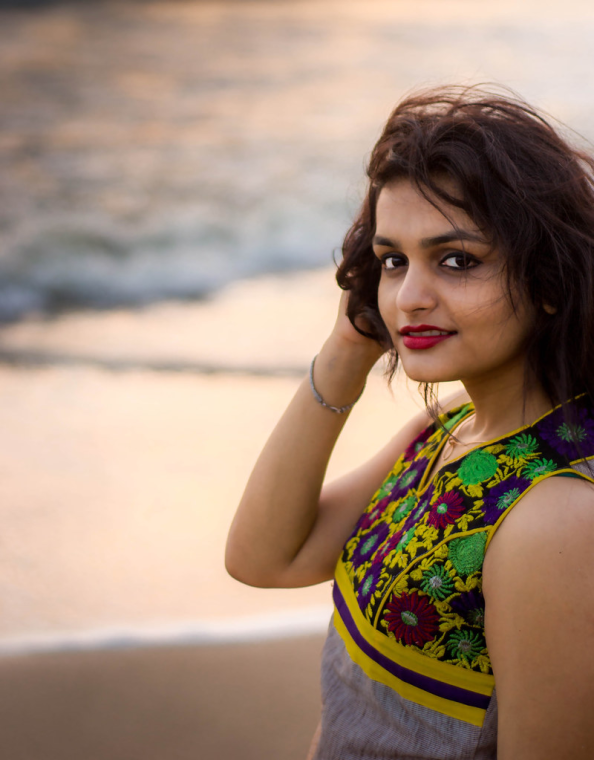
#> input picture Вариант_1/PA1_Python_CV_ITMO/images/lena_color.png, 594 x 760 px
$ jupyter execute pa1.ipynb
#> lines starting #> are read from the running program, lines starting #| are printed output that depends on the picture; after the words box and inside, x2 and y2 are one past the last pixel; in counts of white or black regions, pixels touching at a corner belong together
### Вариант_1/PA1_Python_CV_ITMO/pa_utils.py
import cv2 as cv
import numpy as np
import matplotlib.pyplot as plt
import sys
from io import StringIO
from IPython import get_ipython


## Draw several images on a sigle plot side-by-side
## @param[in] Is tuples of image names and images to draw
## @param[in] ncols Number of culumns to use (0 to display them separately)
## @param[in] hide_axes If hide axes for a better view
def ShowImages(Is, ncols = 0, hide_axes = True, vmin = None, vmax = None):
  if len(Is) == 0:
    return

  # Show images one-by-one
  if len(Is) == 1 or ncols == 0:
    for I in Is:
      if I == None:
        continue

      if I[1].ndim == 2:
        axes = plt.imshow(I[1], cmap='gray', vmin = vmin, vmax = vmax)
      else:
        axes = plt.imshow(cv.cvtColor(I[1], cv.COLOR_BGR2RGB), vmin = vmin, vmax = vmax)
      plt.title(I[0])

      # If we don't need axes display, then let's hide it
      if hide_axes:
        axes.axes.get_xaxis().set_visible(False)
        axes.axes.get_yaxis().set_visible(False)

      # And now show image
      plt.show()
    return

  # Show images side-by-side
  fig, axes = plt.subplots(nrows = (len(Is) + ncols - 1) // ncols, ncols = ncols)
  axes = axes.flatten()
  for i in range(len(Is)):
    if Is[i] != None:
      if Is[i][1].ndim == 2:
        axes[i].imshow(Is[i][1], cmap='gray', vmin = vmin, vmax = vmax)
      else:
        axes[i].imshow(cv.cvtColor(Is[i][1], cv.COLOR_BGR2RGB), vmin = vmin, vmax = vmax)
      axes[i].set_title(Is[i][0])

    # If we don't need axes display, then let's hide it
    if hide_axes:
      axes[i].axes.get_xaxis().set_visible(False)
      axes[i].axes.get_yaxis().set_visible(False)

  for i in range(len(Is), ncols * ((len(Is) + ncols - 1) // ncols)):
    axes[i].set_visible(False)

  # And now show image
  plt.show()

## Remove small objects from binary image
## @param[in] I Image
## @param[in] dim A minium size of an area to keep
## @param[int] connectivity Pixel connectivity
## @return An image with components less then dim in size removed
# [45 lines left out: functions bwareaopen, imfillholes, not called in this run]
  # End of imfillholes()

## Exception class to exit Juputer cell without stopping the kernel
## Exception temporarily redirects stderr to buffer.
class IPythonExitException(SystemExit):
  ## Class constructor
  ## It redirects stderr to buffer to make exit clean
  def __init__(self):
    print("Stopping.")
    sys.stderr = StringIO()

  ## Class destructor
  ## It redirects stderr back to output
  def __del__(self):
    sys.stderr.close()
    sys.stderr = sys.__stderr__

## A custom exit function to exit cell execution without exiting kernel
def ipython_exit_cell():
  raise IPythonExitException

# Check if execution is running with IPython then redefine exit with stopping a cell only
if get_ipython():
  exit = ipython_exit_cell
else:
  exit = exit

### Вариант_1/PA1_Python_CV_ITMO/pa1.ipynb
# **Authors**

***Please complete the following fields with your group (stream) number and you name with ISU ID number.***

> **[GROUP (STREAM) ID] Computer Vision**
>
> Name, ISU id

The task and guidelines were prepared by Andrei Zhdanov and Sergei Shavetov, ITMO University, 2025.

# **Practical Assignment No 1. Image Segmentation**

***Study of the basic methods for image segmentation into semantic areas.***

To implement the current practical assignment task we would need OpenCV and NumPy libraries along with image display functions we wrote during the Image Processing class. We import OpenCV's `cv2` library as `cv` for easier use.

[cell 1]
# Import OpenCV library both as cv and cv2
import cv2
import cv2 as cv
# Import NumPy library as np
import numpy as np
# Import sys for floats epsilon value
import sys
# Import scikit-image for an entropy filter
import skimage.filters.rank
import skimage.morphology
# Import functions from our utility library
from pa_utils import ShowImages, exit
import warnings
warnings.filterwarnings("ignore")

# **Introduction**

In the current practical assignment we will learn some basic segmentation methods. These will be various image intensity thresholding methods and color segmentation methods.

# **Task 1. Binarization**

***Take an arbitrary image. Perform the image binarization using the considered methods. Depending on the image, use upper or lower threshold binarization.***

The simplest way to segment an image into two classes (background and object pixels) is by *binarization*. In this case we will convert our image to black-and-white color model by applying threshold to a image pixel intensity values. There are several common approached how it can be done, so let's check them out.

The general image binarization algorithm would be as follows:

1. Load an image.
2. Convert it to grayscale.
3. Threshold the grayscale image.

## **1.1 Simple Thresholding**

We will try the thresholding algorithms on an arbitrary color portrait image. Let's read it in BGR and then convert to a GRAYSCALE mode.

[cell 2]
# Read an image from a file in BGR
fn = "images/lena_color.png"
I1 = cv.imread(fn, cv.IMREAD_COLOR)
#> I1 is the input picture: shape (760, 594, 3); mean B, G, R 120.8, 138.9, 162.8
if not isinstance(I1, np.ndarray) or I1.data == None:
  print("Error reading file \"{}\"".format(fn))
  exit()

# Convert loaded BGR image to grayscale
I1gray = cv.cvtColor(I1, cv.COLOR_BGR2GRAY)
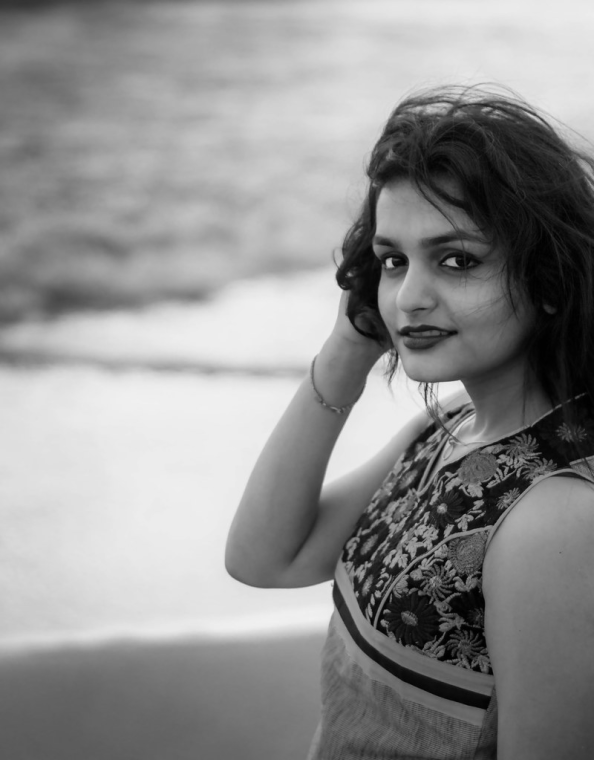
#> I1gray: shape (760, 594); min 0, max 241, mean 144
# Display it
ShowImages([("Source image", I1),
            ("Grayscale", I1gray)], 2)
#> (the call stopped at in ShowImages, `fig, axes = plt.subplots(nrows = (len(Is) + ncols - 1) // ncols, ncols..`: IPython is not available in this run)

### 1.1.1 Single thresholding

The first and the most simple binarization method is the single thresholding method which is described with the following formula:

$$
I_{st}(x,y) =
\begin{cases}
	0 & \textit{if } I(x,y) \leqslant t,  \\
	1 & \textit{if } I(x,y)> t,
\end{cases}
$$

where
- $I$ is the source image;
- $I_{st}$ is the single threshold binarized image;
- $t$ is the binarization threshold.

In OpenCV, the  thresholding operation is executed with `cv2.threshold(image, t, maxval, method)` function. It takes an `image` to process, the threshold parameter `t`, the value to set for thresholded image pixels `maxval`, and the thresholding `method` as its parameters. It returns a tuple with the threshold used during thresholding and the thresholded image.

The following single thresholding methods are supported in OpenCV:
- `cv2.THRESH_BINARY` - set everything greater than $t$ value to the $maxval$ and everything else to $0$:
$$
I_{binary}(x,y) =
\begin{cases}
  0 & \textit{if } I(x,y) \leqslant t,  \\
  maxval &  \textit{if } I(x,y)> t,
\end{cases}
$$
- `cv2.THRESH_BINARY_INV` - set everything greater than $t$ value to the $0$ and everything else to $maxval$:
$$
I_{binary\_inv}(x,y) =
\begin{cases}
  maxval & \textit{if } I(x,y) \leqslant t,  \\
  0 &  \textit{if } I(x,y)> t,
\end{cases}
$$
- `cv2.THRESH_TRUNC` - truncate everything greater than $t$ to $maxval$ while keeping other intact:
$$
I_{trunc}(x,y) =
\begin{cases}
  I(x,y) & \textit{if } I(x,y) \leqslant t,  \\
  maxval &  \textit{if } I(x,y)> t,
\end{cases}
$$
- `cv2.THRESH_TOZERO` - threshold everything less or equal than $t$ to $0$ while keeping other intact:
$$
I_{tozero}(x,y) =
\begin{cases}
  0 & \textit{if } I(x,y) \leqslant t,  \\
  I(x,y) &  \textit{if } I(x,y)> t,
\end{cases}
$$
- `cv2.THRESH_TOZERO_INV` - threshold everything grater then $t$ to $0$ while keeping other intact:
$$
I_{tozero}(x,y) =
\begin{cases}
  I(x,y) & \textit{if } I(x,y) \leqslant t,  \\
  0 &  \textit{if } I(x,y)> t,
\end{cases}
$$

Simple threshold binarization according to the formula above is executed by using the `cv2.THRESH_BINARY`  method.

Let's try executing the single thresholding with a threshold value of $127$ to segment every pixel above the threshold to $1$ and every pixel below the threshold to $0$.

[cell 3]
# Single thresholding
t = 127
ret, I1st = cv.threshold(I1gray, t, 1, cv.THRESH_BINARY)
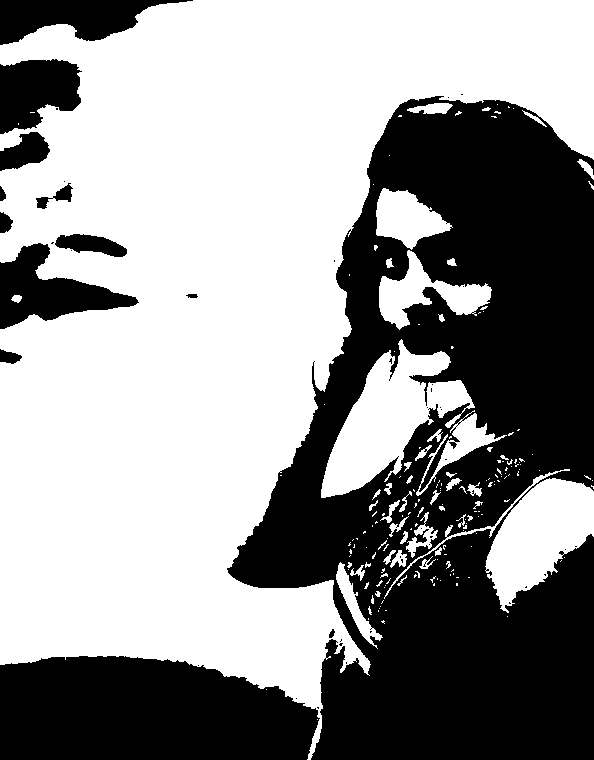
#> I1st: shape (760, 594); values 0 (black) and 1 (white), 58% white; 45 black regions (32 under 20 px), largest, box (x1, y1, x2, y2) and area: (227, 96, 594, 760) 143121, (0, 656, 320, 760) 28617, (0, 243, 139, 329) 5371
#> ret = 127
ShowImages([("Single thresholding", I1st)])
#> (the call stopped at in ShowImages, `axes = plt.imshow(I[1], cmap='gray', vmin = vmin, vmax = vmax)`: IPython is not available in this run)

By varying the thresholding parameter `t` we can shift the binarization boundary.

### 1.1.2 Double Thresholding

In some cases, the single thresholding is not enough, for example, if we need to select a region. In this case, the double (range) thresholding is used. The double thresholding method is described with the following formula:

$$
	I_{dt}(x,y) =
	\begin{cases}
		0, I(x,y) \leqslant t_1,  \\
		1, t_1 < I(x,y) \leqslant t_2,  \\
		0, I(x,y) > t_2,
	\end{cases}
$$

where
- $I$ is the source image;
- $I_{dt}$ is the double threshold binarized image;
- $t_1$ is the lower binarization threshold;
- $t_2$ is the upper binarization threshold.

OpenCV does not provide a special function for double thresholding, however, it can be done by the subsequent call of two threshold functions with different methods:
1. At first, should set all values above $t_2$ to zeros while keeping other intact (`THRESH_TOZERO_INV` method);
2. Secondly, should set all values below $t_1$ to zeros (`THRESH_BINARY` method).

Let's try executing the double thresholding with $(127, 200)$ range to segment every pixel within this range to $1$ and every pixel outside of this range to $0$.

[cell 4]
# Double thresholding
t1 = 127
t2 = 200
ret, I1dt = cv.threshold(I1gray, t2, 1, cv.THRESH_TOZERO_INV)
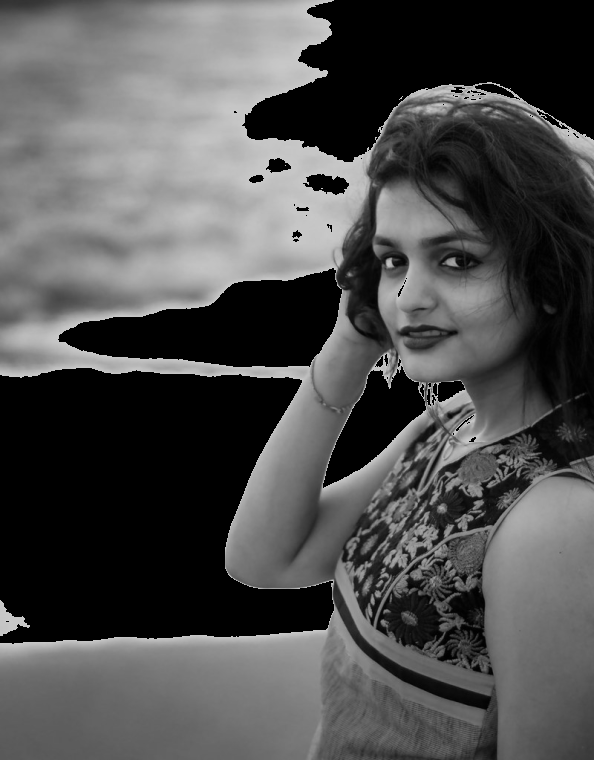
#> I1dt: shape (760, 594); min 0, max 200, mean 79.7
#> ret = 200
ret, I1dt = cv.threshold(I1dt, t1, 1, cv.THRESH_BINARY)
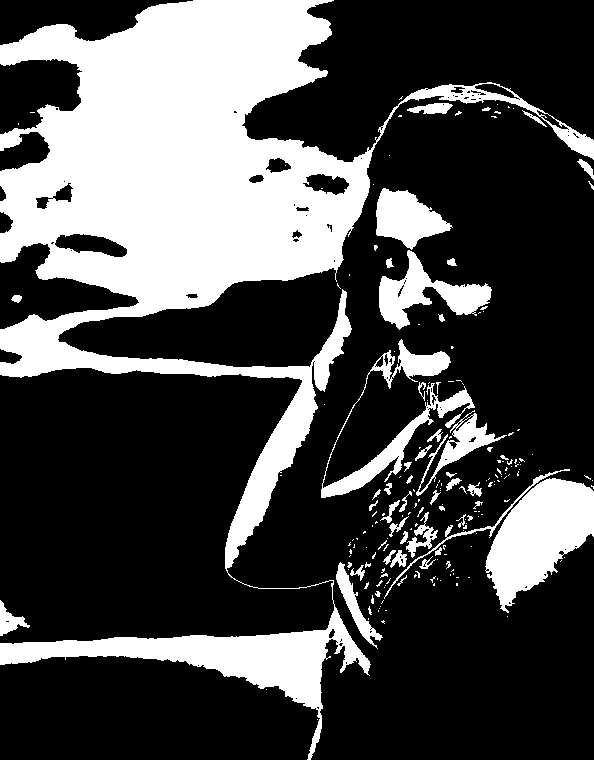
#> I1dt: shape (760, 594); values 0 (black) and 1 (white), 29.4% white; 195 white regions (146 under 20 px), largest, box (x1, y1, x2, y2) and area: (0, 0, 594, 760) 106589, (485, 478, 594, 613) 8287, (321, 339, 475, 498) 4269
#> ret = 127
ShowImages([("Double thresholding", I1dt)])
#> (the call stopped at in ShowImages, `axes = plt.imshow(I[1], cmap='gray', vmin = vmin, vmax = vmax)`: IPython is not available in this run)

By varying the thresholding parameters `t1` and `t2` we can shift the binarization range borders.

### **1.1.3 Self-work**

> ***Self-work***
>
> Take some arbitrary image and threshold it with **single and double** thresholding methods. Display the results.

[cell 5]
fn = "images/people.jpg"
Iown = cv.imread(fn, cv.IMREAD_COLOR)
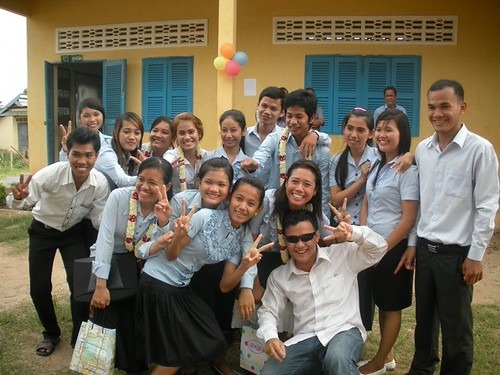
#> input picture Вариант_1/PA1_Python_CV_ITMO/images/people.jpg, 500 x 375 px
#> Iown is the input picture: shape (375, 500, 3); mean B, G, R 88.7, 106.3, 115
if not isinstance(Iown, np.ndarray) or Iown.data == None:
  print(f"Error reading file \"{fn}\"")
  exit()

Iowngray = cv.cvtColor(Iown, cv.COLOR_BGR2GRAY)
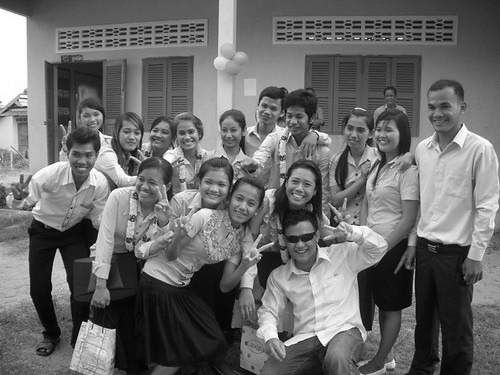
#> Iowngray: shape (375, 500); min 0, max 255, mean 106.9

ts = 110
ret, Isingle = cv.threshold(Iowngray, ts, 1, cv.THRESH_BINARY)
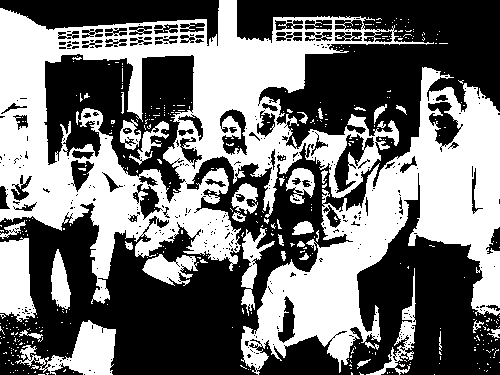
#> Isingle: shape (375, 500); values 0 (black) and 1 (white), 45% white; 426 white regions (389 under 20 px), largest, box (x1, y1, x2, y2) and area: (0, 0, 434, 304) 43981, (241, 67, 500, 375) 27569, (15, 320, 116, 375) 2431
#> ret = 110

tl = 90
th = 175
ret, Idouble = cv.threshold(Iowngray, th, 1, cv.THRESH_TOZERO_INV)
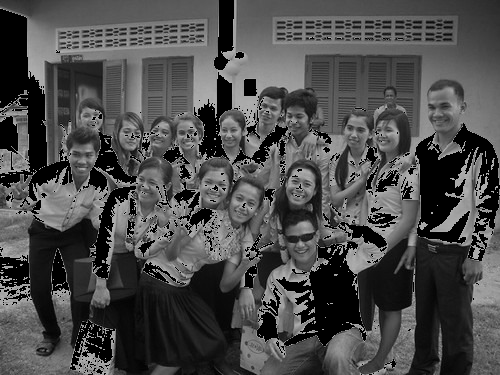
#> Idouble: shape (375, 500); min 0, max 175, mean 75.2
#> ret = 175
ret, Idouble = cv.threshold(Idouble, tl, 1, cv.THRESH_BINARY)
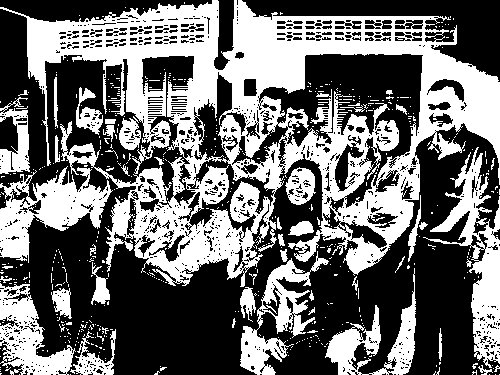
#> Idouble: shape (375, 500); values 0 (black) and 1 (white), 42.6% white; 554 white regions (509 under 20 px), largest, box (x1, y1, x2, y2) and area: (0, 0, 500, 287) 52519, (423, 147, 500, 368) 5015, (0, 166, 113, 263) 4708
#> ret = 90

ShowImages([("Grayscale", Iowngray),
            (f"Single thresholding (t={ts})", Isingle),
            (f"Double thresholding ({tl}, {th})", Idouble)], 3)
#> (the call stopped at in ShowImages, `fig, axes = plt.subplots(nrows = (len(Is) + ncols - 1) // ncols, ncols..`: IPython is not available in this run)

## **1.2 Automatic Thresholding**

Binarization thresholds $t$, $t_1$, and $t_2$ can either be set manually or calculated using special algorithms. In the case of automatic threshold calculation, the following algorithms can be used.

### 1.2.1 Mean value

1. Find the maximum $I_{max}$ and minimum $I_{min}$ intensity values of the original grayscale image and find their arithmetic mean. The arithmetic mean will be the global binarization threshold $t$:

$$
  t = \dfrac{I_{max}-I_{min}}{2}.
$$

### 1.2.2 Intensity gradient weighting

Find the optimal threshold $t$ based on the modulus of each pixel intensity gradient. For this, at first, it is required to calculate the modulus of the gradient at each image point $(x,y)$:

$$
	G(x,y) = \max \left\{|I(x+1, y)-I(x-1, y)|, \\|I(x,y+1)-I(x,y-1)| \right\},
$$

then calculate the optimal threshold value $t$:

$$
	t=\dfrac{\sum_{x=0}^{X-1} \sum_{y=0}^{Y-1} I(x,y)G(x,y)}{\sum_{x=0}^{X-1} \sum_{y=0}^{Y-1} G(x,y)}.
$$

### 1.2.3 Otsu method

The optimal threshold $t$ can be calculated by the statistical Otsu method [1] which splits all pixels into two classes $1$ and $2$. This method minimizes the variance within each class $\sigma_1^2(t)$ and $\sigma_2^2(t)$ and maximizes the variance between classes.

The algorithm for calculating the threshold by the Otsu method consists of the following steps:

1. Compute an image histogram of intensities, and probabilities $p_i=\dfrac{n_i}{N}$ for each intensity level, where $n_i$ is the number of pixels with intensity level $i$, and $N$ is the number of pixels in the image.
2. Set the initial threshold $t=0$ and threshold $k \in (0, L)$, which divides all pixels into two classes, where $L$ is the maximum value of the image intensity.
3. In the loop for each value of threshold from $k=1$ to $k=L-1$:
    1. Compute probabilities of two classes $\omega_j(0)$, and arithmetic mean $\mu_j(0)$, where $j=\overline{1,2}$:

    $$
    \omega_1(k)=\sum_{s=0}^{k}p_s,
    $$
    $$
    \omega_2(k)=\sum_{s=k+1}^{L}p_s=1-\omega_1(k),
    $$
    $$
			\mu_1(k)=\sum_{s=0}^{k} \dfrac{s \cdot p_s}{\omega_1},
    $$
    $$
			\mu_2(k)=\sum_{s=k+1}^{L} \dfrac{s \cdot p_s}{\omega_2}.
    $$
	  2. Calculate the interclass variance $\sigma_b^2(k)$:
    $$
    \sigma_b^2(k)=\omega_1(k)\omega_2(k)(\mu_1(k)-\mu_2(k))^2.
    $$
	  3. If the calculated value $\sigma_b^2(k)$ is greater than the current value $t$, then assign the value of the interclass variance to the threshold $t=\sigma_b^2(k)$.
4. The optimal threshold $t$ corresponds to the maximum $\sigma_b^2(k)$.

### References
1. Otsu, N. (1979). A threshold selection method from gray-level histograms. IEEE Transactions on Systems, Man, and Cybernetics, 9 (1), 62–66. https://doi.org/10.1109/TSMC.1979.4310076

In OpenCV thresholding with the threshold calculated by the Otsu method is executed with the same `cv2.threshold(...)` function. To use the Otsu threshold method you have to use the `THRESH_OTSU` parameter as a thresholding method. This function can be used to calculate the Otsu threshold without thresholding an image as well, for this we have to run it in a dry run mode:

```python
tr, ret = cv2.threshold(I, 0, 1, cv2.THRESH_OTSU + cv2.THRESH_DRYRUN)
print("The Otsu threshold value is {}".format(tr))
```

Let's try executing the thresholding with the threshold calculated by the Otsu method.

[cell 6]
# Otsu thresholding
tr, I1otsu = cv.threshold(I1gray, 0, 1, cv.THRESH_OTSU)
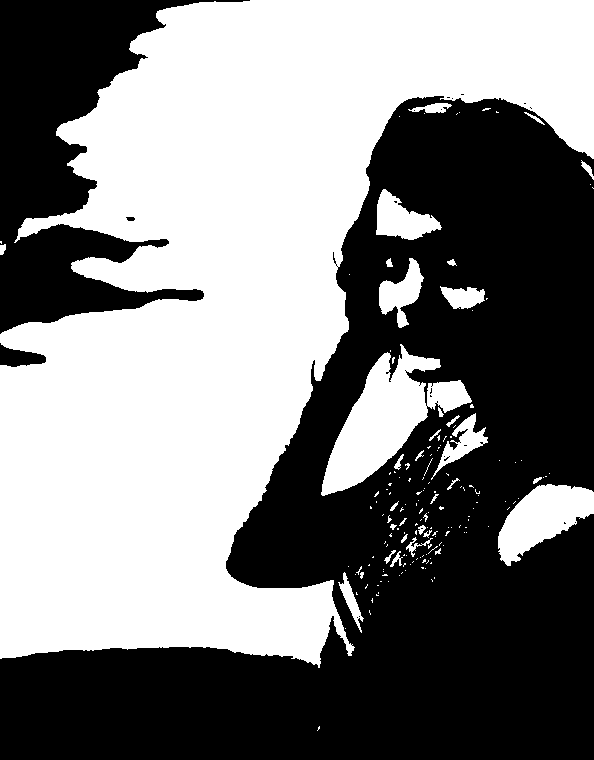
#> I1otsu: shape (760, 594); values 0 (black) and 1 (white), 49.6% white; 168 white regions (135 under 20 px), largest, box (x1, y1, x2, y2) and area: (0, 0, 594, 668) 203294, (321, 344, 472, 496) 9102, (498, 484, 594, 566) 4355
#> tr = 144
#> (the rest of the program and of its run is left out)
